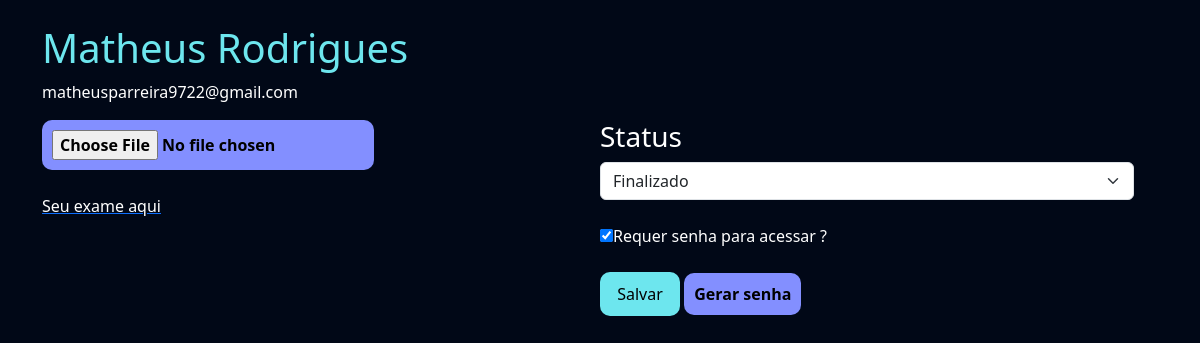
/empresarial/exame_cliente/24 (signed in), run on the app's committed database.
### exames/models.py (models this page shows, shortened)
class SolicitacaoExame(models.Model):
    choice_status = (
    ('E', 'Em analise'),
    ('F', 'Finalizado')
    )
    usuario = models.ForeignKey(User, on_delete=models.DO_NOTHING)
    exame = models.ForeignKey(TiposExames, on_delete=models.DO_NOTHING)
    status = models.CharField(max_length=2, choices=choice_status)
    resultado = models.FileField(upload_to="resultados", null=True, blank=True)
    requer_senha = models.BooleanField(default=False)
    senha = models.CharField(max_length=6, null=True, blank=True)

### empresarial/views.py (the view)
# urls.py: path('exame_cliente/<int:exame_id>', views.exame_cliente, name="exame_cliente"),
@staff_member_required
def exame_cliente(request, exame_id):
    exame = SolicitacaoExame.objects.get(id=exame_id)
    return render(request, 'exame_cliente.html', {'exame': exame})

### empresarial/templates/exame_cliente.html (shortened to what this page needs)
{% extends "bases/base.html" %}
{% load static %}
{% block 'head' %}
    <link href="{% static 'exames/css/css.css' %}" rel="stylesheet">
    <link href="{% static 'exames/css/gerenciar_pedidos.css' %}" rel="stylesheet">
    <link href="{% static 'exames/css/gerenciar_exames.css' %}" rel="stylesheet">
{% endblock 'head' %}
{% block 'conteudo' %}
    <br>
    <div class="container">
        <div class="row">
        <h3 class="font-destaque">{{exame.usuario.get_full_name}}</h3>
        <p>{{exame.usuario.email}}</p>
        <br>
        <div class="row">
            <div class="col-md-6">
                <form action="{% url "alterar_dados_exame" exame.id %}" method="POST" enctype="multipart/form-data">{% csrf_token %}
                    <input type="FILE" value="Alterar PDF" class="btn-secundario" name="resultado">
                    <br>
                    <br>
                    {% if exame.resultado %}
                        <a style="width: 100%;" href="{{exame.resultado.url}}" target="__blank"><div  style="width: 100%;" id="pdf-container">Seu exame aqui</div></a>
                    {% endif %}
            </div>
            <div class="col-md-6">
                <h3>Status</h3>
                <select name="status" id="" class="form-select">
                    <option style="color: black;" {% if exame.status == "F" %}selected{% endif %} value="F">Finalizado</option>
                </select>
                <br>
                <input type="checkbox" name="requer_senha" id="" {% if exame.requer_senha %}checked{% endif %}><label for="">Requer senha para acessar ?</label>
                <br>
                <br>
                <input type="submit" value="Salvar" class="btn-default">
                <a style="text-decoration: none;" href="{% url "gerar_senha" exame.id %}" class="btn-secundario">Gerar senha</a>
            </div>
        </div>
    </div>
{% endblock 'conteudo' %}

### templates/static/geral/css/base.css (style rules this page uses)
:root { --main-color: #151C34; --dark-color: #0C121C ; --light-color: #6DE6EE; --contrast-color: #f4c96b; --differential-color: #066668; }
* { color: white }
.font-destaque { color: var(--light-color); font-size: 40px; }
.btn-default { background-color: var(--light-color); color: black; width: 15%; padding: 10px; border: none; border-radius: 10px; }

### templates/static/exames/css/css.css (style rules this page uses)
body { background-image: url('/static/geral/img/bg2.png'); background-size: cover; }
.btn-secundario { background-color: #838FFF; color: black; padding: 10px; font-weight: bold; border: none; border-radius: 10px; }

### data on the page
SolicitacaoExame: usuario.get_full_name "Matheus Rodrigues", usuario.email "matheusparreira9722@gmail.com", status "Finalizado", requer_senha "☑"
